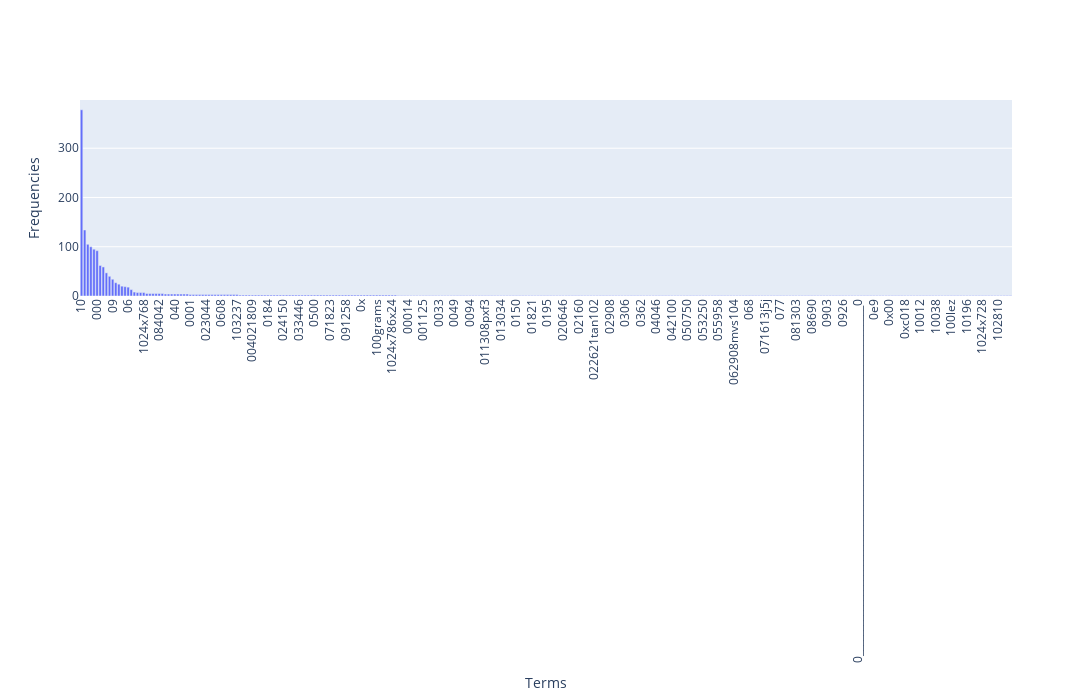

The cell this chart's notebook holds for it:
### Markdown cell above
### >>> **Exercise 14 (take home):** 
Additionally, you can attempt to sort the terms on the `x-axis` by frequency instead of in alphabetical order. This way the visualization is more meaninfgul and you will be able to observe the so called [long tail](https://en.wikipedia.org/wiki/Long_tail) (get familiar with this term since it will appear a lot in data mining and other statistics courses). see picture below

![alt txt](https://upload.wikimedia.org/wikipedia/commons/thumb/8/8a/Long_tail.svg/1000px-Long_tail.svg.png)

### Code cell
# Answer here
import plotly.graph_objects as go

# Get terms and their frequencies
terms = count_vect.get_feature_names_out()[:300]
frequencies = term_frequencies[:300]

# Combine terms and frequencies into a list of tuples and sort by frequency in descending order
sorted_terms_frequencies = sorted(zip(terms, frequencies), key=lambda x: x[1], reverse=True)

# Unzip the sorted list into two separate lists
sorted_terms, sorted_frequencies = zip(*sorted_terms_frequencies)

# Create a bar chart using Plotly
fig = go.Figure(data=[
    go.Bar(x=sorted_terms, y=sorted_frequencies)
])
# Update the layout for custom figure size and rotate x-tick labels
fig.update_layout(width=1400, height=700, xaxis_tickangle=-90, xaxis_title="Terms", yaxis_title="Frequencies", showlegend=False)
fig.show()

### Figure 1 — Plotly figure (JSON) as saved in the notebook; plotly's stock layout.template omitted (floating-point values rounded to 4 significant figures; data arrays with more than 128 entries replaced by an {"elided": "..."} marker saying what was removed)
{"data": [{"type": "bar", "x": {"elided": "300 str values"}, "y": {"elided": "300 int values"}}], "layout": {"height": 700, "showlegend": false, "width": 1400, "xaxis": {"autorange": true, "range": [-0.5, 299.5], "tickangle": -90, "title": {"text": "Terms"}, "type": "category"}, "yaxis": {"autorange": true, "range": [0, 397.9], "title": {"text": "Frequencies"}, "type": "linear"}}}
